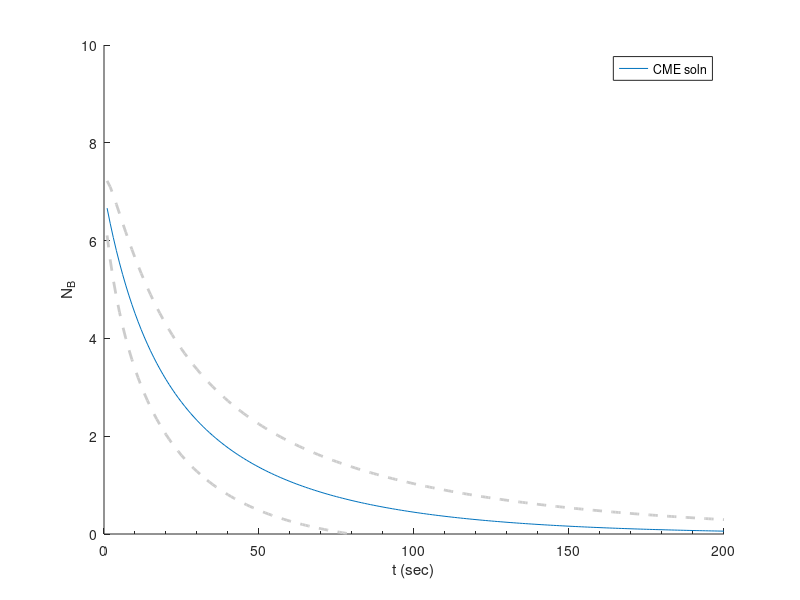

The MATLAB source for this figure:
% Compute PDF of 2nd order rx from CME solution (HOMOGENEOUS POPULATION). 
% Probability expression is Equation 2.99 (p. 68) from reference: (book section)
% Lecca, P. et al. in Deterministic Versus Stochastic Modelling ...
% in Biochemistry and Systems Biology, pp. 35–82 (2013).

% Author: Alex Plakantonakis,   Copyright (c) 2019.           License: GNU GPLv3

k = 0.005;
agents = 10;
Ao = agents;                    Bo = ceil(0.7*agents);      % B is limiting!  
Co = 0;
Z = Ao - Bo;
t = 1:200;
tau = k*t;

P = zeros(Bo+1,size(t,2));

for x = 0:Bo
    sum = 0;
    for n = x:Bo
        temp = (-1)^(n-x) * (Z+2*n)*factorial(Z+x+n-1) ...
            / ( factorial(Bo-n)*factorial(n-x)*factorial(Ao+n) ) .* exp(-n*(Z+n).*tau);
        sum = sum + temp;
    end

    P(x+1,:) = factorial(Ao) * factorial(Bo) / (factorial(Z+x)*factorial(x)) * sum;
end

clear x n sum temp;
%% Plot PDF of population size of B at time ts
ts = 200;
bar(0:Bo,P(:,ts));
xlabel(['N_B(' num2str(ts) ' sec)']);             ylabel('P_{N_B}');

%% Calculate 1st moment (expectation value) and 2nd moment (variance)
E = zeros(1,size(t,2));                 V = zeros(1,size(t,2));

for a=1:size(t,2)
   for n=0:Bo
      E(1,a) = E(1,a) + n * P(n+1,a); 
      V(1,a) = V(1,a) + n^2 * P(n+1,a); 
   end
end

Var = V - E.^2;
sigma = sqrt(Var);                    % calculate standard deviation

clear a n;
%% Plot 
plot(E);                                                                hold on;
plot(E + sigma,'LineStyle','--','Color',[0.8 0.8 0.8],'LineWidth',2);
plot(E - sigma,'LineStyle','--','Color',[0.8 0.8 0.8],'LineWidth',2);
xlabel('t (sec)');                  ylabel('N_B');                      hold off;
% axis tight;                         
axis([0 max(t) 0 10]);
set(gca,'XMinorTick','on','Box','off');
legend('CME soln');

%% Plot normalized time trajectory
nE = E/Bo;                          % normalize
nsigma = sigma / Bo;                % normalize

% plot(nE);                                                                hold on;
% plot(nE + nsigma,'LineStyle','--','Color',[0.8 0.8 0.8],'LineWidth',2);
% plot(nE - nsigma,'LineStyle','--','Color',[0.8 0.8 0.8],'LineWidth',2);
% xlabel('t (sec)');                  ylabel('fraction of N_B');           hold off;
% axis tight;                         % axis([0 max(t) 0 1]);
% set(gca,'XMinorTick','on','Box','off');
